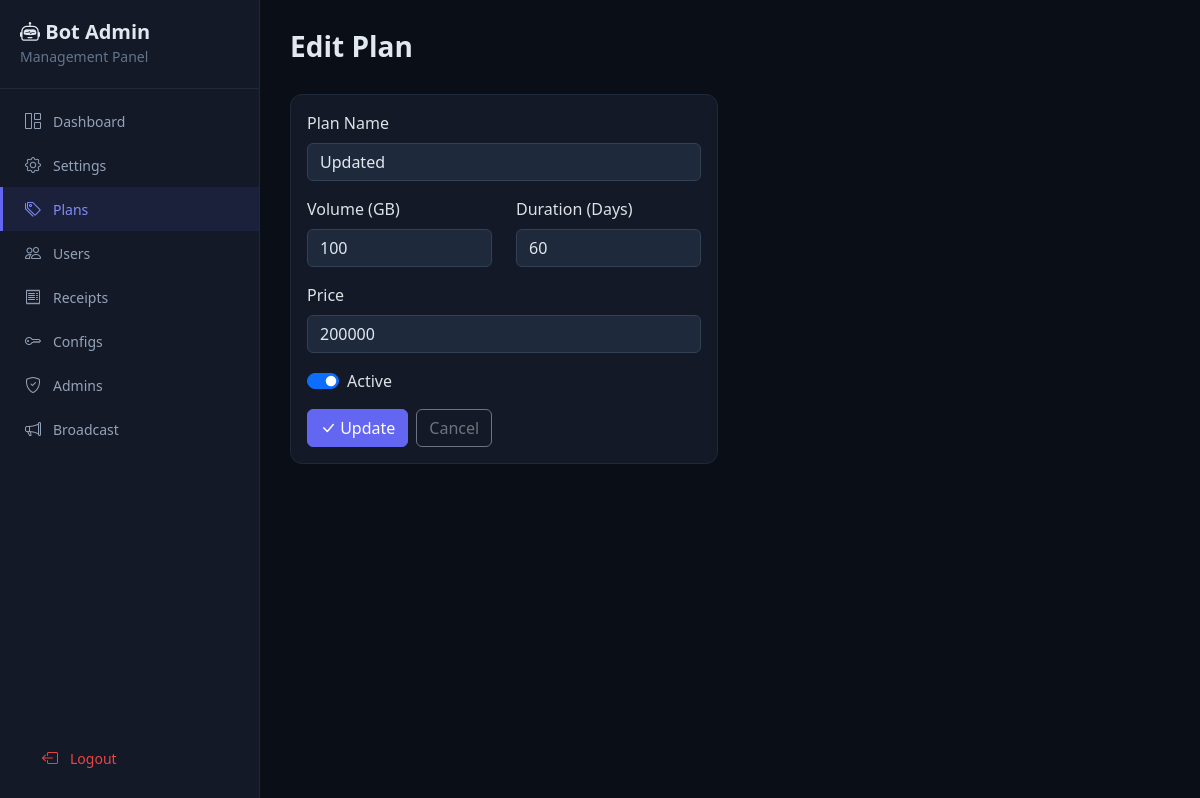
The page /plans/1/edit (signed in) on the database its author committed.
### tables this page shows
CREATE TABLE plans (
            id INTEGER PRIMARY KEY AUTOINCREMENT,
            name TEXT NOT NULL,
            gb INTEGER NOT NULL,
            days INTEGER NOT NULL,
            price INTEGER NOT NULL,
            is_active INTEGER DEFAULT 1
        );

### web_app.py (the view, shortened to what this page needs)
@app.route("/plans/<int:plan_id>/edit", methods=["GET", "POST"])
@login_required
def plan_edit(plan_id):
    plan = web_db.get_plan(plan_id)
    if not plan:
        flash("Plan not found", "danger")
        return redirect(url_for("plans"))
    return render_template("plan_form.html", plan=plan)

### web_app.py (called while the page is built)
def login_required(f):
    @wraps(f)
    def decorated(*args, **kwargs):
        if not session.get("logged_in"):
            return redirect(url_for("login"))
        return f(*args, **kwargs)
    return decorated

### web_db.py (called while the page is built)
def get_conn():
    conn = sqlite3.connect(DB_PATH)
    conn.row_factory = sqlite3.Row
    return conn

def get_plan(plan_id):
    conn = get_conn()
    row = conn.execute("SELECT * FROM plans WHERE id = ?", (plan_id,)).fetchone()
    conn.close()
    return dict(row) if row else None

### templates/plan_form.html (shortened to what this page needs)
{% extends "base.html" %}
{% block content %}
<div class="page-header">
    <h3>{{ 'Edit Plan' if plan else 'Add New Plan' }}</h3>
</div>
<div class="row">
    <div class="col-lg-6">
        <div class="card card-dark">
            <div class="card-body">
                <form method="POST">
                    <div class="mb-3">
                        <label class="form-label">Plan Name</label>
                        <input type="text" name="name" class="form-control" required
                               value="{{ plan.name if plan else '' }}" placeholder="e.g., 1 Month">
                    </div>
                    <div class="row">
                        <div class="col-md-6 mb-3">
                            <label class="form-label">Volume (GB)</label>
                            <input type="number" name="gb" class="form-control" required min="1"
                                   value="{{ plan.gb if plan else '' }}" placeholder="50">
                        </div>
                        <div class="col-md-6 mb-3">
                            <label class="form-label">Duration (Days)</label>
                            <input type="number" name="days" class="form-control" required min="1"
                                   value="{{ plan.days if plan else '' }}" placeholder="30">
                        </div>
                    </div>
                    <div class="mb-3">
                        <label class="form-label">Price</label>
                        <input type="number" name="price" class="form-control" required min="1"
                               value="{{ plan.price if plan else '' }}" placeholder="150000">
                    </div>
                    {% if plan %}
                    <div class="mb-3 form-check form-switch">
                        <input class="form-check-input" type="checkbox" name="is_active" id="isActive"
                               {{ 'checked' if plan.is_active }}>
                        <label class="form-check-label" for="isActive">Active</label>
                    </div>
                    {% endif %}
                    <div class="d-flex gap-2">
                        <button type="submit" class="btn btn-indigo">
                            <i class="bi bi-check-lg"></i> {{ 'Update' if plan else 'Create' }}
                        </button>
                        <a href="{{ url_for('plans') }}" class="btn btn-outline-secondary">Cancel</a>
                    </div>
                </form>
            </div>
        </div>
    </div>
</div>
{% endblock %}

### templates/base.html (style rules this page uses)
body { background: #0a0e17; color: #e2e8f0; }
.card-dark { background: #131926; border: 1px solid #1e293b; border-radius: 12px; }
.btn-indigo { background: #6366f1; border-color: #6366f1; color: #fff; }
.form-control, .form-select { background: #1e293b; border: 1px solid #334155; color: #e2e8f0; }
.page-header { margin-bottom: 30px; }
.page-header h3 { font-weight: 700; color: #e2e8f0; }

### rows shown on the page
plans: name "Updated", gb "100", days "60", price "200000"

### other values the page prints
{{ 'Edit Plan' if plan else 'Add New Plan' }} "Edit Plan"
{{ 'Update' if plan else 'Create' }} "Update"
